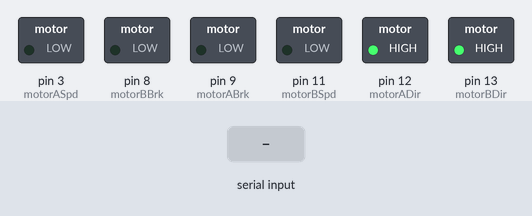
Bench run of a sketch on a simulated Arduino Uno, built with avr-gcc and run on an emulated ATmega328P. On the bench: switched loads named in the sketch (green lamp = pin HIGH). The test bench sets the inputs (shaded band).

Above: at 1.2 s.
1.3 s: "90,45\n" received over Serial
At 1.8 s:
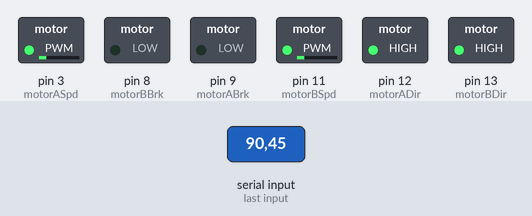
3.8 s: "30,150\n" received over Serial
At 4.6 s:
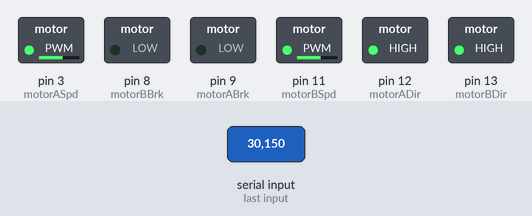
6.3 s: "200\n" received over Serial
At 6.8 s:
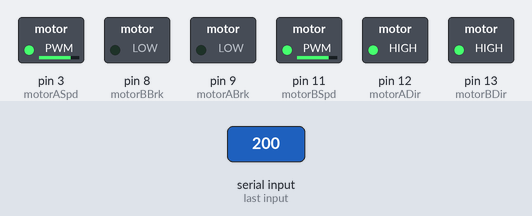
Timing chart, 0 to 9.3 s (numbered marks = the images above; inputs shaded):
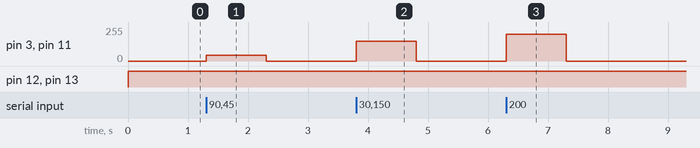

The sketch:

beerpongpitcher.ino
```cpp
int motorASpd = 3;
int motorADir = 12;
int motorABrk = 9;

int motorBSpd = 11;
int motorBDir = 13;
int motorBBrk = 8;

void setup() {
  // put your setup code here, to run once:
  Serial.begin(9600);
  pinMode(motorADir, OUTPUT); //motor A direction
  pinMode(motorASpd, OUTPUT); //motor A speed
  pinMode(motorABrk, OUTPUT); //motor A brake

  pinMode(motorBDir, OUTPUT); //motor B direction
  pinMode(motorBSpd, OUTPUT); //motor B speed
  pinMode(motorBBrk, OUTPUT); //motor B brake
}

void loop() {
  // put your main code here, to run repeatedly:
int rotationSpd;

  if(Serial.available() > 0) {
    rotationSpd = Serial.parseInt();
    analogWrite(motorASpd, rotationSpd);
    analogWrite(motorBSpd, rotationSpd);
  }

  digitalWrite(motorADir, HIGH);
  digitalWrite(motorBDir, HIGH);
}
```

Measured:
- after the input at 1.3 s, pin 3 (motorASpd), pin 11 (motorBSpd): 0/255 → 45/255 at once, → 0/255 1.0 s later
- after the input at 3.8 s, pin 3 (motorASpd), pin 11 (motorBSpd): 0/255 → 150/255 at once, → 0/255 1.0 s later
- after the input at 6.3 s, pin 3 (motorASpd), pin 11 (motorBSpd): 0/255 → 200/255 at once, → 0/255 1.0 s later
